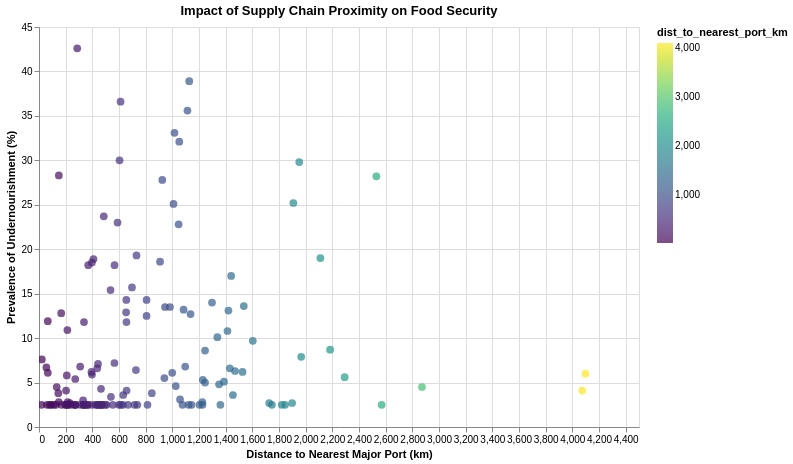

Notebook code for this chart:
### Markdown cell above
## 7. Visualize Results
Create a scatter plot showing the relationship between distance to port and undernourishment.

### Code cell
chart = alt.Chart(final_df).mark_point(filled=True, size=60).encode(
    x=alt.X('dist_to_nearest_port_km:Q', title='Distance to Nearest Major Port (km)'),
    y=alt.Y('latest_undernourishment:Q', title='Prevalence of Undernourishment (%)'),
    color=alt.Color('dist_to_nearest_port_km:Q', scale=alt.Scale(scheme='viridis')),
    tooltip=['Country', 'dist_to_nearest_port_km', 'latest_undernourishment']
).properties(
    width=600,
    height=400,
    title='Impact of Supply Chain Proximity on Food Security'
).interactive()
chart

### Figure 1 — Vega-Lite specification as saved in the notebook (floating-point values rounded to 4 significant figures; data arrays with more than 128 entries replaced by an {"elided": "..."} marker saying what was removed)
{"config": {"view": {"continuousWidth": 300, "continuousHeight": 300}}, "data": {"name": "data-a2836a80ab0d8d6a409396c7f2e9bb28"}, "mark": {"type": "point", "filled": true, "size": 60}, "encoding": {"color": {"field": "dist_to_nearest_port_km", "scale": {"scheme": "viridis"}, "type": "quantitative"}, "tooltip": [{"field": "Country", "type": "nominal"}, {"field": "dist_to_nearest_port_km", "type": "quantitative"}, {"field": "latest_undernourishment", "type": "quantitative"}], "x": {"field": "dist_to_nearest_port_km", "title": "Distance to Nearest Major Port (km)", "type": "quantitative"}, "y": {"field": "latest_undernourishment", "title": "Prevalence of Undernourishment (%)", "type": "quantitative"}}, "height": 400, "params": [{"name": "param_1e9efca18e7a2868", "select": {"type": "interval", "encodings": ["x", "y"]}, "bind": "scales"}], "title": "Impact of Supply Chain Proximity on Food Security", "width": 600, "$schema": "https://vega.github.io/schema/vega-lite/v6.4.1.json", "datasets": {"data-a2836a80ab0d8d6a409396c7f2e9bb28": {"elided": "177 records"}}}
